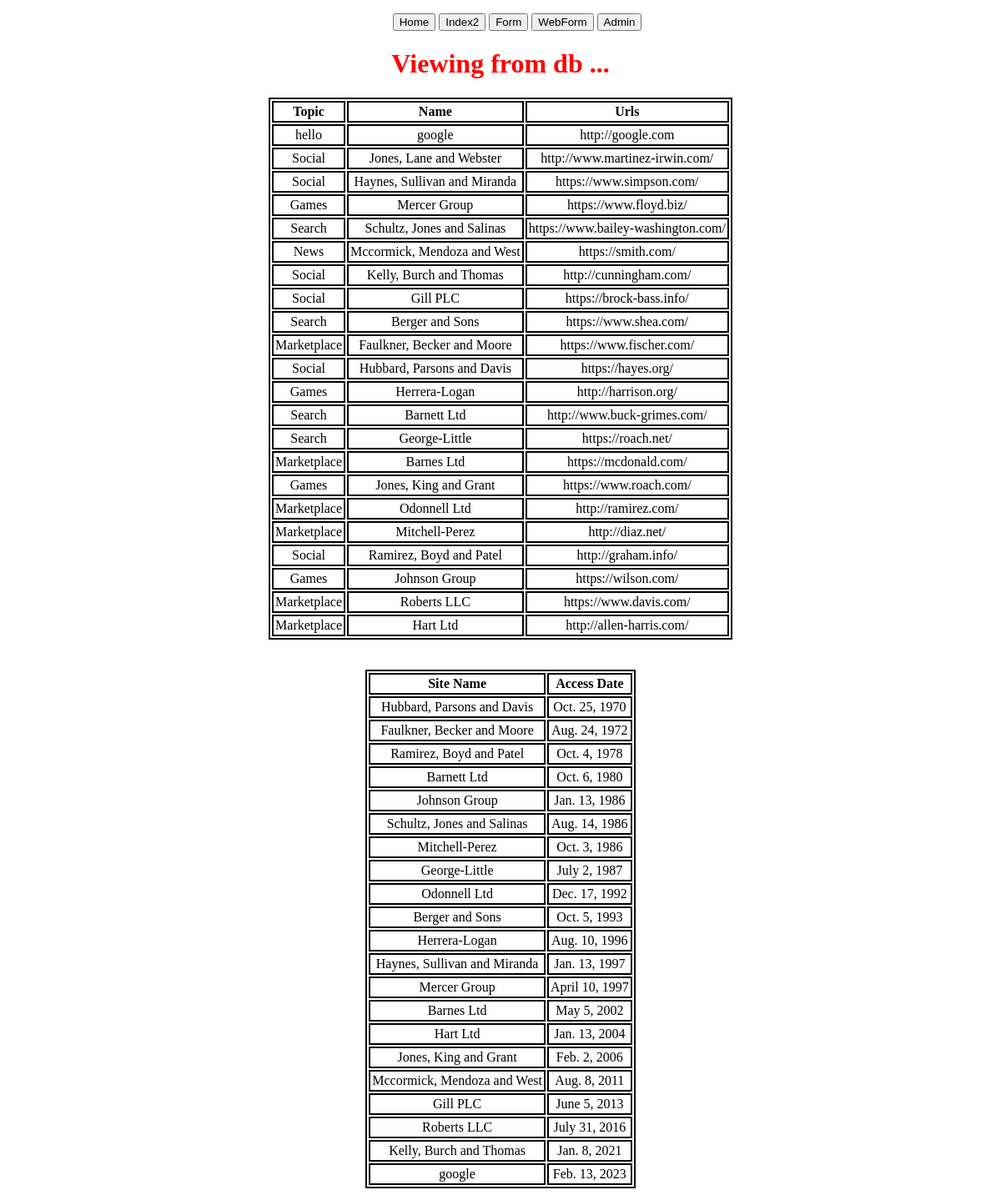
The app's page /, older data.
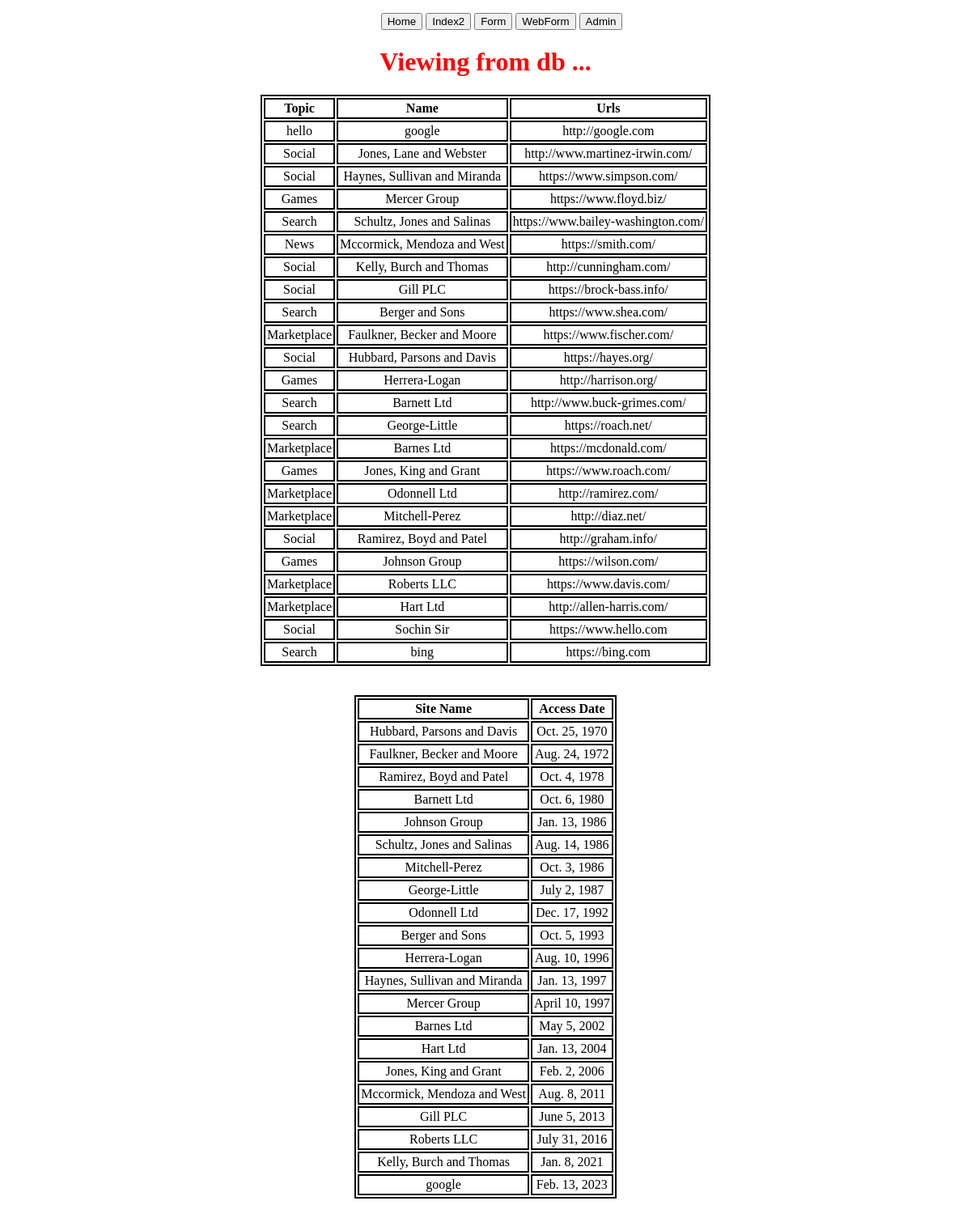
The same page, newer data.
### first_app/models.py (models this page shows, shortened)
class Webpage(models.Model):
    topic = models.ForeignKey(Topic, on_delete=models.CASCADE)
    name = models.CharField(max_length=264, unique=True)
    url = models.URLField(unique=True)
    def __str__(self):
        return self.name

class Topic(models.Model):
    top_name = models.CharField(max_length=264, unique=True)
    def __str__(self):
        return self.top_name

class AccessRecord(models.Model):
    name = models.ForeignKey(Webpage, on_delete=models.CASCADE)
    date = models.DateField()

### first_app/views.py (the view)
# urls.py: path('', views.index, name='home'),
def index(request):
    webpg_list = AccessRecord.objects.order_by('date')
    webpgs = Webpage.objects.all()
    data_dict = {'access_record': webpg_list, 'webpgs': webpgs}
    return render(request, 'first_app/index.html', context=data_dict)

### templates/first_app/index.html (shortened to what this page needs)
<!DOCTYPE html>
{% extends "first_app/base.html" %}
{% load static %}
{% block body_block %}
<h1>Viewing from db ... </h1>
{% if webpgs %}
 <table>
  <thead>
    <th>Topic</th>
    <th>Name</th>
    <th>Urls</th>
  </thead>
  {% for pg in webpgs %}
  <tr>
    <td>{{pg.topic}}</td>
    <td>{{pg.name}}</td>
    <td>{{pg.url}}</td>
  </tr>
  {% endfor %}
 </table>
{% else %}
<h3>No webpages found in db</h3>
{% endif %}
<br><br>
{% if access_record %}
  <table>
    <thead>
      <th>Site Name</th>
      <th>Access Date</th>
    </thead>
    {% for acc in access_record %}
      <tr>
        <td>{{ acc.name }}</td>
        <td>{{ acc.date }}</td>
      </tr>
    {% endfor %}
  </table>
{% else %}
  <h3>No data found in db</h3>
{% endif %}
{% endblock %}

### templates/first_app/base.html (shortened to what this page needs)
<!DOCTYPE html>
{% load static %}
<html lang="en">
  <head>
    <link href="{% static 'style.css' %}" rel="stylesheet">
  </head>
  <body>
    <dir class="nav">
      <a href="{% url 'first_app:home' %}"><button>Home</button></a>
      <a href="{% url 'first_app:index2' %}"><button>Index2</button></a>
      <a href="{% url 'first_app:form' %}"><button>Form</button></a>
      <a href="{% url 'first_app:webform' %}"><button>WebForm</button></a>
      <a href="{% url 'admin:index' %}"><button>Admin</button></a>
    </dir>
    {% block body_block %}
    {% endblock %}
  </body>
</html>

### static/style.css (style rules this page uses)
* { text-align: center; margin-left: auto; margin-right: auto; }
h1 { color: red; }
table { border: 2px solid black; }
thead, th, tr, td { border: 2px solid black; padding: 2px; }

Row changes from the older to the newer data that the page shows:
added Webpage: topic "Social", name "Sochin Sir", url "https://www.hello.com"
added Webpage: topic "Search", name "bing", url "https://bing.com"
